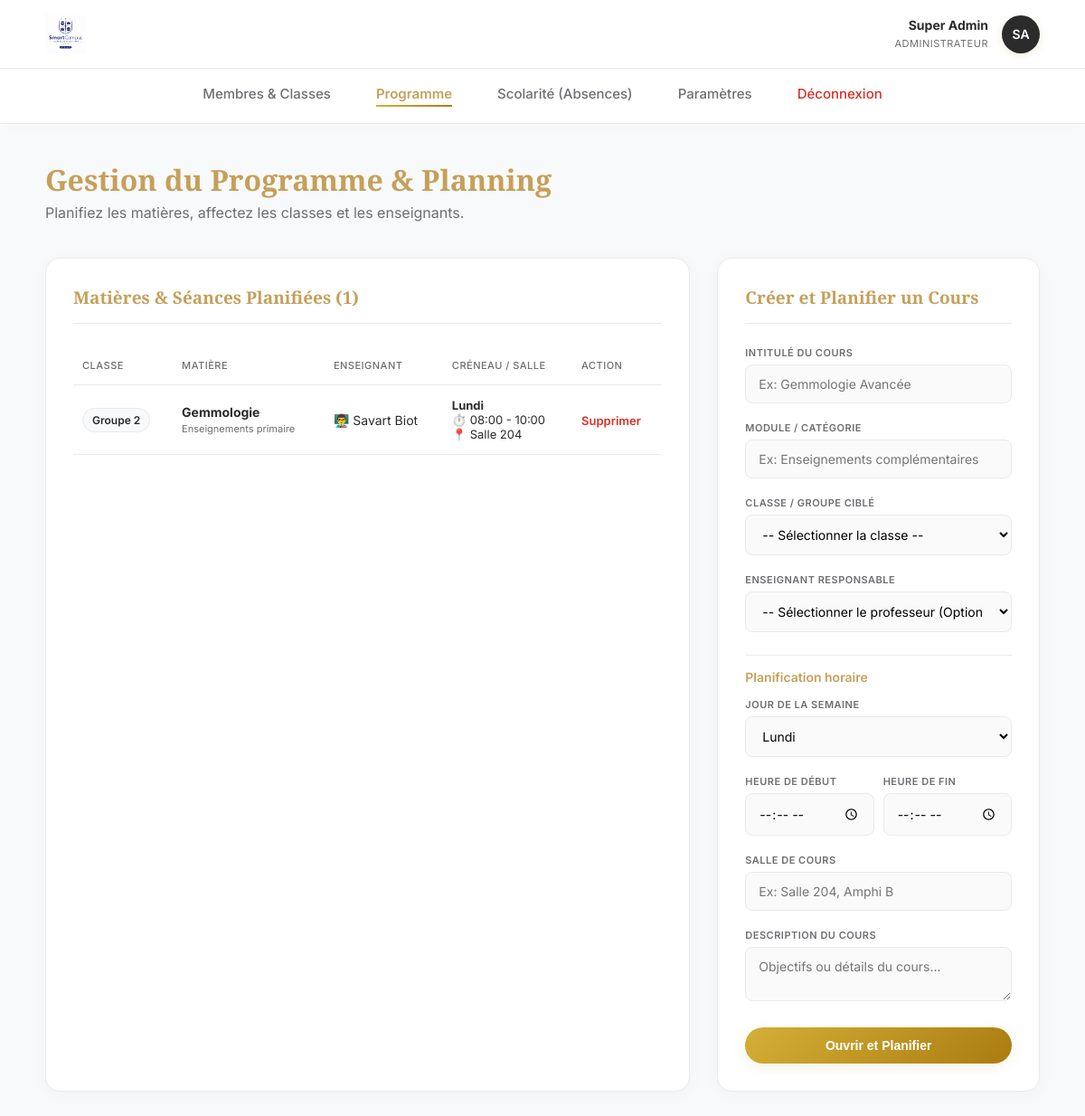
The app's page /gestion_cours.php (signed in), older data.
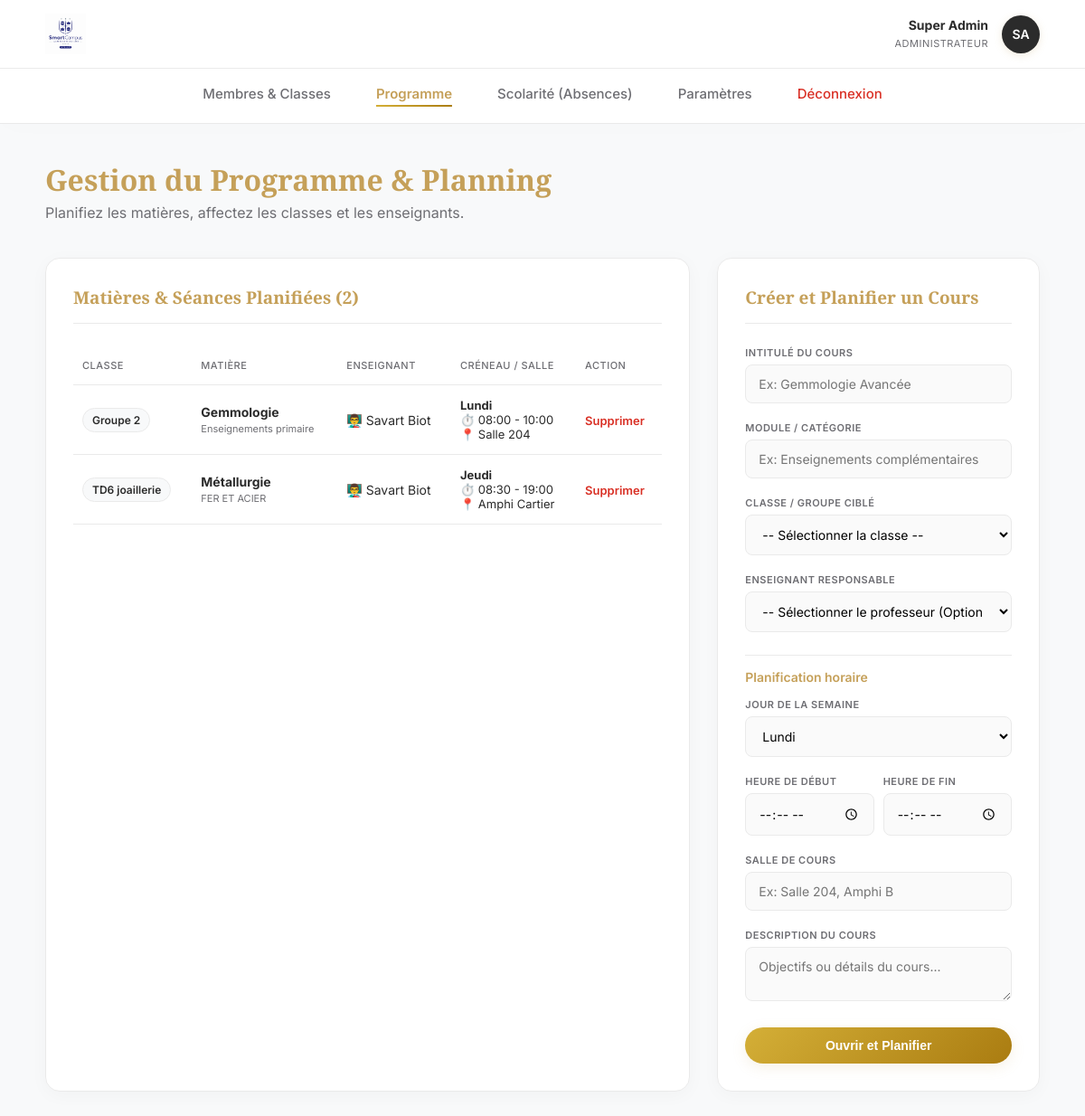
The same page, newer data.
### tables this page shows
CREATE TABLE utilisateurs (
        id INTEGER PRIMARY KEY AUTOINCREMENT,
        prenom TEXT NOT NULL,
        nom TEXT NOT NULL,
        email TEXT UNIQUE NOT NULL,
        role TEXT CHECK(role IN ('etudiant', 'professeur', 'administrateur')) NOT NULL,
        mot_de_passe_hash TEXT NOT NULL,
        statut_compte TEXT DEFAULT 'actif',
        groupe_id INTEGER,
        FOREIGN KEY(groupe_id) REFERENCES groupes(id) ON DELETE SET NULL
    );

CREATE TABLE cours (
        id INTEGER PRIMARY KEY AUTOINCREMENT,
        titre TEXT NOT NULL,
        categorie TEXT NOT NULL,
        description TEXT,
        groupe_id INTEGER,
        professeur_id INTEGER,
        FOREIGN KEY(groupe_id) REFERENCES groupes(id) ON DELETE CASCADE,
        FOREIGN KEY(professeur_id) REFERENCES utilisateurs(id) ON DELETE SET NULL
    );

CREATE TABLE groupes (
        id INTEGER PRIMARY KEY AUTOINCREMENT,
        nom TEXT NOT NULL UNIQUE
    );

CREATE TABLE cours_creneaux (
        id INTEGER PRIMARY KEY AUTOINCREMENT,
        cours_id INTEGER NOT NULL,
        jour_semaine INTEGER NOT NULL CHECK(jour_semaine BETWEEN 1 AND 7),
        heure_debut TIME NOT NULL,
        heure_fin TIME NOT NULL,
        salle TEXT NOT NULL,
        FOREIGN KEY(cours_id) REFERENCES cours(id) ON DELETE CASCADE
    );

### gestion_cours.php (the view, shortened to what this page needs)
<?php
require_once 'db.php';
$stmt_admin = $db->prepare("SELECT prenom, nom FROM utilisateurs WHERE id = ?");
$stmt_admin->execute([$_SESSION['utilisateur_id']]);
$admin = $stmt_admin->fetch(PDO::FETCH_ASSOC);
$initiales = strtoupper(substr($admin['prenom'], 0, 1) . substr($admin['nom'], 0, 1));
$liste_cours = $db->query("
    SELECT c.id, c.titre, c.categorie, g.nom as nom_groupe, u.nom as prof_nom, u.prenom as prof_prenom,
           cc.jour_semaine, cc.heure_debut, cc.heure_fin, cc.salle
    FROM cours c
    LEFT JOIN groupes g ON c.groupe_id = g.id
    LEFT JOIN utilisateurs u ON c.professeur_id = u.id
    LEFT JOIN cours_creneaux cc ON c.id = cc.cours_id
    ORDER BY g.nom, cc.jour_semaine, cc.heure_debut
")->fetchAll(PDO::FETCH_ASSOC);
$jours_label = [1 => 'Lundi', 2 => 'Mardi', 3 => 'Mercredi', 4 => 'Jeudi', 5 => 'Vendredi', 6 => 'Samedi', 7 => 'Dimanche'];
?>
<!DOCTYPE html>
<html lang="fr">
<head>
    <link rel="stylesheet" href="style.css">
</head>
<body>
    <header class="top-bar">
        <img src="images/logo.jpg" alt="Logo SmartCampus" onerror="this.src='https://via.placeholder.com/120x45?text=SmartCampus'">
        <div class="user-widget">
            <div class="user-widget-info" style="text-align: right;">
                <strong><?= htmlspecialchars($admin['prenom'] . ' ' . $admin['nom']) ?></strong>
                <span>Administrateur</span>
            </div>
            <div class="avatar-small" style="background:#2b2b2b;"><?= $initiales ?></div>
        </div>
    </header>
<nav class="top-nav">
        <a href="dashboard_administrateur.php" <?= basename($_SERVER['PHP_SELF']) == 'dashboard_administrateur.php' ? 'class="active"' : '' ?>>Membres & Classes</a>
        <a href="gestion_cours.php" <?= basename($_SERVER['PHP_SELF']) == 'gestion_cours.php' ? 'class="active"' : '' ?>>Programme</a>
        <a href="gestion_absences.php" <?= basename($_SERVER['PHP_SELF']) == 'gestion_absences.php' ? 'class="active"' : '' ?>>Scolarité (Absences)</a>
        <a href="parametres.php">Paramètres</a>
        <a href="deconnexion.php" style="color:var(--danger);">Déconnexion</a>
    </nav>
    <div class="container">
        <div style="margin-bottom: 40px;">
            <h1 style="margin:0; color:var(--primary);">Gestion du Programme & Planning</h1>
            <p style="margin:5px 0 0 0; color:var(--text-muted);">Planifiez les matières, affectez les classes et les enseignants.</p>
        </div>
        <div class="dashboard-grid">
            <div class="card">
                <div class="card-header"><h2>Matières & Séances Planifiées (<?= count($liste_cours) ?>)</h2></div>
                <table>
                    <tr><th>Classe</th><th>Matière</th><th>Enseignant</th><th>Créneau / Salle</th><th>Action</th></tr>
                    <?php foreach ($liste_cours as $c): ?>
                        <tr>
                            <td><?= $c['nom_groupe'] ? '<span class="badge badge-neutral">'.htmlspecialchars($c['nom_groupe']).'</span>' : '<em>Aucune</em>' ?></td>
                            <td>
                                <strong><?= htmlspecialchars($c['titre']) ?></strong><br>
                                <span style="font-size:11px; color:var(--text-muted);"><?= htmlspecialchars($c['categorie']) ?></span>
                            </td>
                            <td>👨‍🏫 <?= $c['prof_nom'] ? htmlspecialchars($c['prof_nom'] . ' ' . $c['prof_prenom']) : '<em>Non assigné</em>' ?></td>
                            <td style="font-size:13px;">
                                <?php if ($c['jour_semaine']): ?>
                                    <strong><?= $jours_label[$c['jour_semaine']] ?></strong><br>
                                    ⏱️ <?= date('H:i', strtotime($c['heure_debut'])) ?> - <?= date('H:i', strtotime($c['heure_fin'])) ?><br>
                                    📍 <?= htmlspecialchars($c['salle']) ?>
                                <?php else: ?>
                                    <span style="color:var(--text-muted); font-style:italic;">Aucun créneau</span>
                                <?php endif; ?>
                            </td>
                            <td>
                                <a href="gestion_cours.php?action=supprimer&id=<?= $c['id'] ?>" style="color:var(--danger); font-weight:600; text-decoration:none; font-size:13px;" onclick="return confirm('Attention ! Supprimer ce cours supprimera définitivement ses créneaux, ses notes et ses présences. Continuer ?');">Supprimer</a>
                            </td>
                        </tr>
                    <?php endforeach; ?>
                </table>
            </div>
            <div class="card">
                <div class="card-header"><h2>Créer et Planifier un Cours</h2></div>
                <form action="gestion_cours.php" method="POST">
                    <label>Intitulé du cours</label>
                    <input type="text" name="titre" placeholder="Ex: Gemmologie Avancée" required>
                    <label>Module / Catégorie</label>
                    <input type="text" name="categorie" placeholder="Ex: Enseignements complémentaires" required>
                    <label>Classe / Groupe ciblé</label>
                    <select name="groupe_id" required>
                        <option value="">-- Sélectionner la classe --</option>
                    </select>
                    <label>Enseignant responsable</label>
                    <select name="professeur_id">
                        <option value="">-- Sélectionner le professeur (Optionnel) --</option>
                    </select>
                    <div style="border-top: 1px solid var(--border); margin-top:20px; padding-top:15px;">
                        <h3 style="font-size:14px; margin:0 0 10px 0; color:var(--primary); font-family:'Inter', sans-serif;">Planification horaire</h3>
                        <label>Jour de la semaine</label>
                        <select name="jour_semaine" required>
                            <?php foreach ($jours_label as $num => $nom): ?>
                                <option value="<?= $num ?>"><?= $nom ?></option>
                            <?php endforeach; ?>
                        </select>
                        <div style="display: grid; grid-template-columns: 1fr 1fr; gap: 10px;">
                            <div>
                                <label>Heure de début</label>
                                <input type="time" name="heure_debut" required>
                            </div>
                            <div>
                                <label>Heure de fin</label>
                                <input type="time" name="heure_fin" required>
                            </div>
                        </div>
                        <label>Salle de cours</label>
                        <input type="text" name="salle" placeholder="Ex: Salle 204, Amphi B" required>
                    </div>
                    <label>Description du cours</label>
                    <textarea name="description" rows="2" placeholder="Objectifs ou détails du cours..."></textarea>
                    <button type="submit" class="btn-action" style="width:100%; margin-top:20px;">Ouvrir et Planifier</button>
                </form>
            </div>
        </div>
    </div>
</body>
</html>

### style.css (style rules this page uses)
:root { --primary: #C5A059; --primary-grad: linear-gradient(135deg, #D4AF37 0%, #AA7C11 100%); --primary-light: #fdfaf5; --bg-body: #f8f9fa; --text-main: #2b2b2b; --text-muted: #6e6e73; --border: #eaeaea; --danger: #d93025; --danger-light: #fce8e6; --success: #137333; --success-light: #e6f4ea; --shadow-soft: 0 4px 20px rgba(0, 0, 0, 0.03); --shadow-hover: 0 10px 25px rgba(0, 0, 0, 0.08); }
body { font-family: 'Inter', sans-serif; background-color: var(--bg-body); margin: 0; color: var(--text-main); -webkit-font-smoothing: antialiased; }
h1, h2, h3 { font-family: 'Playfair Display', serif; font-weight: 600; }
.top-bar { display: flex; justify-content: space-between; align-items: center; padding: 15px 50px; background: rgba(255, 255, 255, 0.95); backdrop-filter: blur(10px); border-bottom: 1px solid var(--border); }
.top-bar img { height: 45px; }
.user-widget { display: flex; align-items: center; gap: 15px; }
.avatar-small { width: 42px; height: 42px; border-radius: 50%; background: var(--primary-grad); color: white; display: flex; justify-content: center; align-items: center; font-weight: 600; font-size: 14px; box-shadow: 0 2px 10px rgba(197, 160, 89, 0.2); }
.user-widget-info strong { display: block; font-size: 14px; }
.user-widget-info span { color: var(--text-muted); font-size: 11px; letter-spacing: 0.5px; text-transform: uppercase; }
.top-nav { display: flex; justify-content: center; gap: 50px; padding: 18px 0; background: white; border-bottom: 1px solid var(--border); margin-bottom: 40px; box-shadow: 0 4px 30px rgba(0,0,0,0.01); }
.top-nav a { text-decoration: none; color: var(--text-muted); font-weight: 500; font-size: 15px; transition: all 0.3s ease; position: relative; padding-bottom: 5px; }
.top-nav a::after { content: ''; position: absolute; width: 0; height: 2px; bottom: 0; left: 50%; background: var(--primary-grad); transition: all 0.3s ease; transform: translateX(-50%); }
.top-nav a.active { color: var(--primary); font-weight: 600; }
.top-nav a.active::after { width: 100%; }
.container { max-width: 1100px; margin: 0 auto; padding: 0 20px 60px; animation: fadeUp 0.5s ease-out forwards; }
.dashboard-grid { display: grid; grid-template-columns: 2fr 1fr; gap: 30px; }
.card { background: white; border-radius: 16px; padding: 30px; border: 1px solid var(--border); box-shadow: var(--shadow-soft); transition: transform 0.3s ease, box-shadow 0.3s ease; }
.card-header { border-bottom: 1px solid var(--border); padding-bottom: 15px; margin-bottom: 25px; }
.card-header h2 { margin: 0; font-size: 19px; color: var(--primary); }
.btn-action { background: var(--primary-grad); color: white; padding: 12px 24px; border-radius: 30px; text-decoration: none; font-weight: 600; font-size: 14px; border: none; cursor: pointer; transition: all 0.3s; box-shadow: 0 4px 15px rgba(197, 160, 89, 0.15); display: inline-block; text-align: center; box-sizing: border-box; }
table { width: 100%; border-collapse: collapse; }
th, td { padding: 14px 10px; text-align: left; border-bottom: 1px solid var(--border); font-size: 14px; }
th { color: var(--text-muted); font-weight: 500; text-transform: uppercase; font-size: 11px; letter-spacing: 0.5px; }
.badge { padding: 5px 10px; border-radius: 20px; font-size: 12px; font-weight: 600; display: inline-block; }
.badge-neutral { background: var(--bg-body); color: var(--text-main); border: 1px solid var(--border); }
label { font-size: 11px; font-weight: 600; text-transform: uppercase; color: var(--text-muted); margin-bottom: 6px; display: block; margin-top: 15px; letter-spacing: 0.5px; }
input, select, textarea { width: 100%; padding: 12px 14px; margin-bottom: 5px; border: 1px solid var(--border); border-radius: 8px; box-sizing: border-box; font-family: 'Inter', sans-serif; font-size: 14px; transition: all 0.3s; background-color: #fafafa; }

Row changes from the older to the newer data that the page shows:
added cours: groupe.nom "TD6 joaillerie", titre "Métallurgie", categorie "FER ET ACIER", professeur.prenom "Savart Biot", cours_creneaux.jour_semaine "Jeudi", cours_creneaux.heure_debut "08:30", cours_creneaux.heure_fin "19:00", cours_creneaux.salle "Amphi Cartier"
Text that changed along with them:
count($liste_cours): "1" → "2"
